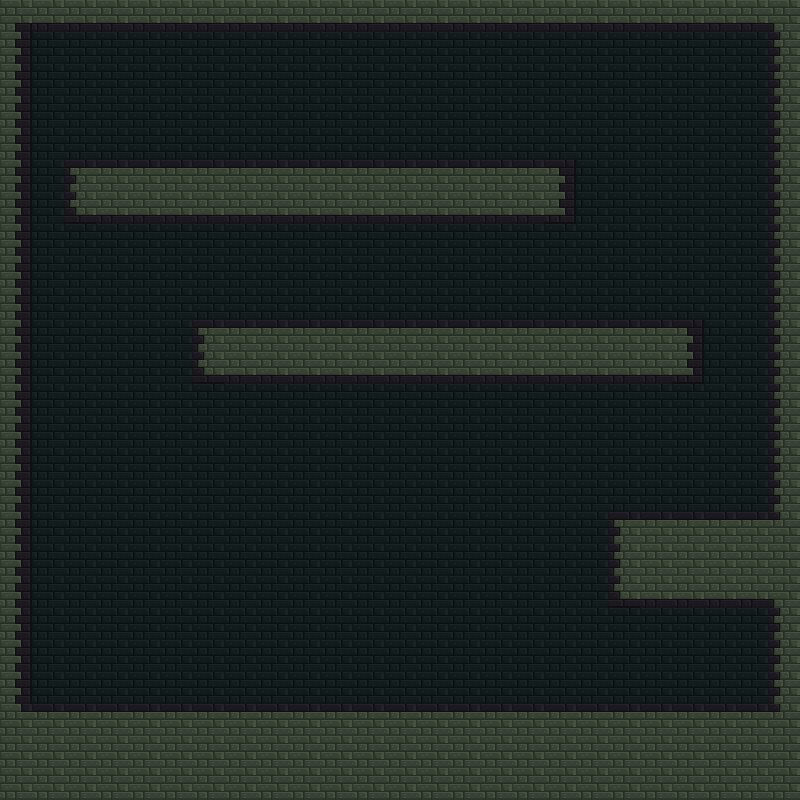

Tiled map render using the project's own tile images. Description and the whole map definition, tile-layer contents included, below:
An orthogonal 25x25 tile map with 32x32 px tiles, 2 tile layers (background, foreground) and 7 objects.

<map version="1.1" tiledversion="2018.09.12" orientation="orthogonal" renderorder="right-down" width="25" height="25" tilewidth="32" tileheight="32" infinite="0" nextlayerid="4" nextobjectid="15">
 <tileset firstgid="1" name="bricks" tilewidth="32" tileheight="32" spacing="2" margin="2" tilecount="16" columns="2">
  <image source="../tiles/pack/bricks.png" trans="ff00ff" width="68" height="272" />
 </tileset>
 <layer id="1" name="background" width="25" height="25">
  <data encoding="csv">
3,3,3,3,3,3,3,3,3,3,3,3,3,3,3,3,3,3,3,3,3,3,3,3,3,
3,3,3,3,3,3,3,3,3,3,3,3,3,3,3,3,3,3,3,3,3,3,3,3,3,
3,3,3,3,3,3,3,3,3,3,3,3,3,3,3,3,3,3,3,3,3,3,3,3,3,
3,3,3,3,3,3,3,3,3,3,3,3,3,3,3,3,3,3,3,3,3,3,3,3,3,
3,3,3,3,3,3,3,3,3,3,3,3,3,3,3,3,3,3,3,3,3,3,3,3,3,
3,3,3,3,3,3,3,3,3,3,3,3,3,3,3,3,3,3,3,3,3,3,3,3,3,
3,3,3,3,3,3,3,3,3,3,3,3,3,3,3,3,3,3,3,3,3,3,3,3,3,
3,3,3,3,3,3,3,3,3,3,3,3,3,3,3,3,3,3,3,3,3,3,3,3,3,
3,3,3,3,3,3,3,3,3,3,3,3,3,3,3,3,3,3,3,3,3,3,3,3,3,
3,3,3,3,3,3,3,3,3,3,3,3,3,3,3,3,3,3,3,3,3,3,3,3,3,
3,3,3,3,3,3,3,3,3,3,3,3,3,3,3,3,3,3,3,3,3,3,3,3,3,
3,3,3,3,3,3,3,3,3,3,3,3,3,3,3,3,3,3,3,3,3,3,3,3,3,
3,3,3,3,3,3,3,3,3,3,3,3,3,3,3,3,3,3,3,3,3,3,3,3,3,
3,3,3,3,3,3,3,3,3,3,3,3,3,3,3,3,3,3,3,3,3,3,3,3,3,
3,3,3,3,3,3,3,3,3,3,3,3,3,3,3,3,3,3,3,3,3,3,3,3,3,
3,3,3,3,3,3,3,3,3,3,3,3,3,3,3,3,3,3,3,3,3,3,3,3,3,
3,3,3,3,3,3,3,3,3,3,3,3,3,3,3,3,3,3,3,3,3,3,3,3,3,
3,3,3,3,3,3,3,3,3,3,3,3,3,3,3,3,3,3,3,3,3,3,3,3,3,
3,3,3,3,3,3,3,3,3,3,3,3,3,3,3,3,3,3,3,3,3,3,3,3,3,
3,3,3,3,3,3,3,3,3,3,3,3,3,3,3,3,3,3,3,3,3,3,3,3,3,
3,3,3,3,3,3,3,3,3,3,3,3,3,3,3,3,3,3,3,3,3,3,3,3,3,
3,3,3,3,3,3,3,3,3,3,3,3,3,3,3,3,3,3,3,3,3,3,3,3,3,
3,3,3,3,3,3,3,3,3,3,3,3,3,3,3,3,3,3,3,3,3,3,3,3,3,
3,3,3,3,3,3,3,3,3,3,3,3,3,3,3,3,3,3,3,3,3,3,3,3,3,
3,3,3,3,3,3,3,3,3,3,3,3,3,3,3,3,3,3,3,3,3,3,3,3,3
</data>
 </layer>
 <layer id="2" name="foreground" width="25" height="25">
  <data encoding="csv">
9,12,12,12,12,12,12,12,12,12,12,12,12,12,12,12,12,12,12,12,12,12,12,12,7,
8,0,0,0,0,0,0,0,0,0,0,0,0,0,0,0,0,0,0,0,0,0,0,0,6,
8,0,0,0,0,0,0,0,0,0,0,0,0,0,0,0,0,0,0,0,0,0,0,0,6,
8,0,0,0,0,0,0,0,0,0,0,0,0,0,0,0,0,0,0,0,0,0,0,0,6,
8,0,0,0,0,0,0,0,0,0,0,0,0,0,0,0,0,0,0,0,0,0,0,0,6,
8,0,5,11,11,11,11,11,11,11,11,11,11,11,11,11,11,10,0,0,0,0,0,0,6,
8,0,13,12,12,12,12,12,12,12,12,12,12,12,12,12,12,1,0,0,0,0,0,0,6,
8,0,0,0,0,0,0,0,0,0,0,0,0,0,0,0,0,0,0,0,0,0,0,0,6,
8,0,0,0,0,0,0,0,0,0,0,0,0,0,0,0,0,0,0,0,0,0,0,0,6,
8,0,0,0,0,0,0,0,0,0,0,0,0,0,0,0,0,0,0,0,0,0,0,0,6,
8,0,0,0,0,0,5,11,11,11,11,11,11,11,11,11,11,11,11,11,11,10,0,0,6,
8,0,0,0,0,0,13,12,12,12,12,12,12,12,12,12,12,12,12,12,12,1,0,0,6,
8,0,0,0,0,0,0,0,0,0,0,0,0,0,0,0,0,0,0,0,0,0,0,0,6,
8,0,0,0,0,0,0,0,0,0,0,0,0,0,0,0,0,0,0,0,0,0,0,0,6,
8,0,0,0,0,0,0,0,0,0,0,0,0,0,0,0,0,0,0,0,0,0,0,0,6,
8,0,0,0,0,0,0,0,0,0,0,0,0,0,0,0,0,0,0,0,0,0,0,0,6,
8,0,0,0,0,0,0,0,0,0,0,0,0,0,0,0,0,0,0,5,11,11,11,11,14,
8,0,0,0,0,0,0,0,0,0,0,0,0,0,0,0,0,0,0,6,15,15,15,15,15,
8,0,0,0,0,0,0,0,0,0,0,0,0,0,0,0,0,0,0,13,12,12,12,12,7,
8,0,0,0,0,0,0,0,0,0,0,0,0,0,0,0,0,0,0,0,0,0,0,0,6,
8,0,0,0,0,0,0,0,0,0,0,0,0,0,0,0,0,0,0,0,0,0,0,0,6,
8,0,0,0,0,0,0,0,0,0,0,0,0,0,0,0,0,0,0,0,0,0,0,0,6,
16,11,11,11,11,11,11,11,11,11,11,11,11,11,11,11,11,11,11,11,11,11,11,11,14,
15,15,15,15,15,15,15,15,15,15,15,15,15,15,15,15,15,15,15,15,15,15,15,15,15,
15,15,15,15,15,15,15,15,15,15,15,15,15,15,15,15,15,15,15,15,15,15,15,15,15
</data>
 </layer>
 <objectgroup id="3" name="collision">
  <object id="4" x="0" y="704" width="800" height="32" />
  <object id="8" x="768" y="32" width="32" height="672" />
  <object id="9" x="0" y="32" width="32" height="672" />
  <object id="10" x="0" y="0" width="800" height="32" />
  <object id="12" x="608" y="512" width="160" height="96" />
  <object id="13" x="64" y="160" width="512" height="64" />
  <object id="14" x="192" y="320" width="512" height="64" />
 </objectgroup>
</map>